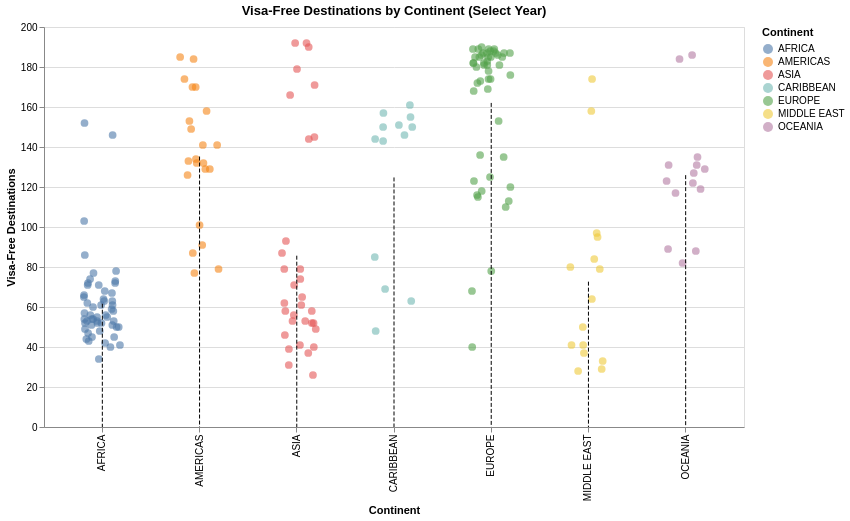

The notebook cell saved with this chart:
### Markdown cell above
This graph can be triky to interpret since we do not have 8000 countirs in europe. The thing is that there are many countries that can go to certain europe countries without visa. For example, there are 120 countries that can enter andorra, in case it is the same for spane we end up with 240 countries that canenter europe, but in reality, most of this countries will be repeated and in truth the real amount of countries that can enter europe are 123 for example.

### Code cell
# Interactive strip plot with year slider
year_slider = alt.binding_range(min=2006, max=2025, step=1, name='Year: ')
year_select = alt.selection_point(name='year_selection', fields=['year'], bind=year_slider, value=2021)

strip_chart = alt.Chart(rank_by_year).mark_circle(size=60, opacity=0.6).encode(
    x=alt.X('region:N', title='Continent'),
    y=alt.Y('visa_free_count:Q', title='Visa-Free Destinations', scale=alt.Scale(domain=[0, 200])),
    color=alt.Color('region:N', title='Continent'),
    tooltip=['country', 'region', 'year', 'visa_free_count'],
    xOffset=alt.XOffset('jitter:Q', scale=alt.Scale(domain=[-0.2, 0.2]))
).add_params(
    year_select
).transform_filter(
    year_select
).transform_calculate(
        jitter="((indexof('ABCDEFGHIJKLMNOPQRSTUVWXYZabcdefghijklmnopqrstuvwxyz', substring(datum.country, 0, 1)) % 20) / 100 - 0.1)"

).properties(
    title='Visa-Free Destinations by Continent (Select Year)',
    width=700,
    height=400
)

mean_line = alt.Chart(rank_by_year).mark_rule(
    color='black',
    strokeDash=[4,2]
).encode(
    x=alt.X('region:N'),
    y='mean(visa_free_count):Q',
    tooltip=[alt.Tooltip('region:N'), alt.Tooltip('mean(visa_free_count):Q', title='Mean')],
).add_params(
    year_select
).transform_filter(
    year_select
)

# Combine strip plot and mean lines
strip_chart + mean_line

### Figure 1 — Vega-Lite specification as saved in the notebook (floating-point values rounded to 4 significant figures; data arrays with more than 128 entries replaced by an {"elided": "..."} marker saying what was removed)
{"config": {"view": {"continuousWidth": 300, "continuousHeight": 300}}, "layer": [{"mark": {"type": "circle", "opacity": 0.6, "size": 60}, "encoding": {"color": {"field": "region", "title": "Continent", "type": "nominal"}, "tooltip": [{"field": "country", "type": "nominal"}, {"field": "region", "type": "nominal"}, {"field": "year", "type": "quantitative"}, {"field": "visa_free_count", "type": "quantitative"}], "x": {"field": "region", "title": "Continent", "type": "nominal"}, "xOffset": {"field": "jitter", "scale": {"domain": [-0.2, 0.2]}, "type": "quantitative"}, "y": {"field": "visa_free_count", "scale": {"domain": [0, 200]}, "title": "Visa-Free Destinations", "type": "quantitative"}}, "name": "view_3", "title": "Visa-Free Destinations by Continent (Select Year)", "transform": [{"filter": {"param": "year_selection"}}, {"calculate": "(random() - 0.5) * 0.2", "as": "jitter"}]}, {"mark": {"type": "rule", "color": "black", "strokeDash": [4, 2]}, "encoding": {"tooltip": [{"field": "region", "type": "nominal"}, {"aggregate": "mean", "field": "visa_free_count", "title": "Mean", "type": "quantitative"}], "x": {"field": "region", "type": "nominal"}, "y": {"aggregate": "mean", "field": "visa_free_count", "type": "quantitative"}}, "transform": [{"filter": {"param": "year_selection"}}]}], "data": {"name": "data-ed436c3843ccfdb35941cfa9f67df94c"}, "height": 400, "params": [{"name": "year_selection", "select": {"type": "point", "fields": ["year"]}, "bind": {"input": "range", "max": 2025, "min": 2006, "name": "Year: ", "step": 1}, "value": 2021, "views": ["view_3"]}], "width": 700, "$schema": "https://vega.github.io/schema/vega-lite/v5.20.1.json", "datasets": {"data-ed436c3843ccfdb35941cfa9f67df94c": {"elided": "3950 records"}}}
